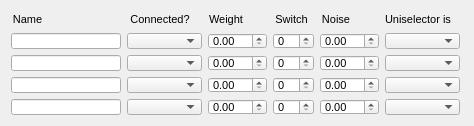
  <widget class="QWidget" name="layoutWidget_12">
   <property name="geometry">
    <rect>
     <x>9</x>
     <y>650</y>
     <width>466</width>
     <height>108</height>
    </rect>
   </property>
   <layout class="QHBoxLayout" name="horizontalLayout_22">
    <item>
     <layout class="QVBoxLayout" name="verticalLayout_58">
      <item>
       <widget class="QLabel" name="label_64">
        <property name="sizePolicy">
         <sizepolicy hsizetype="Fixed" vsizetype="Preferred">
          <horstretch>0</horstretch>
          <verstretch>0</verstretch>
         </sizepolicy>
        </property>
        <property name="minimumSize">
         <size>
          <width>33</width>
          <height>16</height>
         </size>
        </property>
        <property name="maximumSize">
         <size>
          <width>33</width>
          <height>16</height>
         </size>
        </property>
        <property name="font">
         <font>
          <pointsize>8</pointsize>
         </font>
        </property>
        <property name="text">
         <string>Name</string>
        </property>
        <property name="alignment">
         <set>Qt::AlignCenter</set>
        </property>
       </widget>
      </item>
      <item>
       <widget class="QLineEdit" name="uni1Unit1ConnNameLineEdit_5">
        <property name="sizePolicy">
         <sizepolicy hsizetype="Fixed" vsizetype="Fixed">
          <horstretch>0</horstretch>
          <verstretch>0</verstretch>
         </sizepolicy>
        </property>
        <property name="minimumSize">
         <size>
          <width>110</width>
          <height>16</height>
         </size>
        </property>
        <property name="maximumSize">
         <size>
          <width>110</width>
          <height>16</height>
         </size>
        </property>
        <property name="font">
         <font>
          <pointsize>8</pointsize>
         </font>
        </property>
       </widget>
      </item>
      <item>
       <widget class="QLineEdit" name="uni1Unit2ConnNameLineEdit_5">
        <property name="sizePolicy">
         <sizepolicy hsizetype="Fixed" vsizetype="Fixed">
          <horstretch>0</horstretch>
          <verstretch>0</verstretch>
         </sizepolicy>
        </property>
        <property name="minimumSize">
         <size>
          <width>110</width>
          <height>16</height>
         </size>
        </property>
        <property name="maximumSize">
         <size>
          <width>110</width>
          <height>16</height>
         </size>
        </property>
        <property name="font">
         <font>
          <pointsize>8</pointsize>
         </font>
        </property>
       </widget>
      </item>
      <item>
       <widget class="QLineEdit" name="uni1Unit3ConnNameLineEdit_5">
        <property name="sizePolicy">
         <sizepolicy hsizetype="Fixed" vsizetype="Fixed">
          <horstretch>0</horstretch>
          <verstretch>0</verstretch>
         </sizepolicy>
        </property>
        <property name="minimumSize">
         <size>
          <width>110</width>
          <height>16</height>
         </size>
        </property>
        <property name="maximumSize">
         <size>
          <width>110</width>
          <height>16</height>
         </size>
        </property>
        <property name="font">
         <font>
          <pointsize>8</pointsize>
         </font>
        </property>
       </widget>
      </item>
      <item>
       <widget class="QLineEdit" name="uni1Unit4ConnNameLineEdit_5">
        <property name="sizePolicy">
         <sizepolicy hsizetype="Fixed" vsizetype="Fixed">
          <horstretch>0</horstretch>
          <verstretch>0</verstretch>
         </sizepolicy>
        </property>
        <property name="minimumSize">
         <size>
          <width>110</width>
          <height>16</height>
         </size>
        </property>
        <property name="maximumSize">
         <size>
          <width>110</width>
          <height>16</height>
         </size>
        </property>
        <property name="font">
         <font>
          <pointsize>8</pointsize>
         </font>
        </property>
       </widget>
      </item>
     </layout>
    </item>
    <item>
     <layout class="QVBoxLayout" name="verticalLayout_59">
      <item>
       <widget class="QLabel" name="label_65">
        <property name="sizePolicy">
         <sizepolicy hsizetype="Fixed" vsizetype="Preferred">
          <horstretch>0</horstretch>
          <verstretch>0</verstretch>
         </sizepolicy>
        </property>
        <property name="minimumSize">
         <size>
          <width>66</width>
          <height>16</height>
         </size>
        </property>
        <property name="maximumSize">
         <size>
          <width>66</width>
          <height>16</height>
         </size>
        </property>
        <property name="font">
         <font>
          <pointsize>8</pointsize>
         </font>
        </property>
        <property name="text">
         <string>Connected?</string>
        </property>
        <property name="alignment">
         <set>Qt::AlignCenter</set>
        </property>
       </widget>
      </item>
      <item>
       <widget class="QComboBox" name="unit1unit1ConnectedComboBox_5">
        <property name="sizePolicy">
         <sizepolicy hsizetype="Fixed" vsizetype="Fixed">
          <horstretch>0</horstretch>
          <verstretch>0</verstretch>
         </sizepolicy>
        </property>
        <property name="minimumSize">
         <size>
          <width>75</width>
          <height>16</height>
         </size>
        </property>
        <property name="maximumSize">
         <size>
          <width>75</width>
          <height>16</height>
         </size>
        </property>
        <property name="font">
         <font>
          <pointsize>8</pointsize>
         </font>
        </property>
       </widget>
      </item>
      <item>
       <widget class="QComboBox" name="unit1unit2ConnectedComboBox_5">
        <property name="sizePolicy">
         <sizepolicy hsizetype="Fixed" vsizetype="Fixed">
          <horstretch>0</horstretch>
          <verstretch>0</verstretch>
         </sizepolicy>
        </property>
        <property name="minimumSize">
         <size>
          <width>75</width>
          <height>16</height>
         </size>
        </property>
        <property name="maximumSize">
         <size>
          <width>75</width>
          <height>16</height>
         </size>
        </property>
        <property name="font">
         <font>
          <pointsize>8</pointsize>
         </font>
        </property>
       </widget>
      </item>
      <item>
       <widget class="QComboBox" name="unit1unit3ConnectedComboBox_5">
        <property name="sizePolicy">
         <sizepolicy hsizetype="Fixed" vsizetype="Fixed">
          <horstretch>0</horstretch>
          <verstretch>0</verstretch>
         </sizepolicy>
        </property>
        <property name="minimumSize">
         <size>
          <width>75</width>
          <height>16</height>
         </size>
        </property>
        <property name="maximumSize">
         <size>
          <width>75</width>
          <height>16</height>
         </size>
        </property>
        <property name="font">
         <font>
          <pointsize>8</pointsize>
         </font>
        </property>
       </widget>
      </item>
      <item>
       <widget class="QComboBox" name="unit1unit4ConnectedComboBox_5">
        <property name="sizePolicy">
         <sizepolicy hsizetype="Fixed" vsizetype="Fixed">
          <horstretch>0</horstretch>
          <verstretch>0</verstretch>
         </sizepolicy>
        </property>
        <property name="minimumSize">
         <size>
          <width>75</width>
          <height>16</height>
         </size>
        </property>
        <property name="maximumSize">
         <size>
          <width>75</width>
          <height>16</height>
         </size>
        </property>
        <property name="font">
         <font>
          <pointsize>8</pointsize>
         </font>
        </property>
       </widget>
      </item>
     </layout>
    </item>
    <item>
     <layout class="QVBoxLayout" name="verticalLayout_60">
      <item>
       <widget class="QLabel" name="label_66">
        <property name="sizePolicy">
         <sizepolicy hsizetype="Fixed" vsizetype="Preferred">
          <horstretch>0</horstretch>
          <verstretch>0</verstretch>
         </sizepolicy>
        </property>
        <property name="minimumSize">
         <size>
          <width>36</width>
          <height>16</height>
         </size>
        </property>
        <property name="maximumSize">
         <size>
          <width>36</width>
          <height>16</height>
         </size>
        </property>
        <property name="font">
         <font>
          <pointsize>8</pointsize>
         </font>
        </property>
        <property name="text">
         <string>Weight</string>
        </property>
        <property name="alignment">
         <set>Qt::AlignCenter</set>
        </property>
       </widget>
      </item>
      <item>
       <widget class="QDoubleSpinBox" name="unit1Unit1WeightDoubleSpinBox_5">
        <property name="sizePolicy">
         <sizepolicy hsizetype="Fixed" vsizetype="Fixed">
          <horstretch>0</horstretch>
          <verstretch>0</verstretch>
         </sizepolicy>
        </property>
        <property name="minimumSize">
         <size>
          <width>59</width>
          <height>16</height>
         </size>
        </property>
        <property name="maximumSize">
         <size>
          <width>59</width>
          <height>16</height>
         </size>
        </property>
        <property name="font">
         <font>
          <pointsize>8</pointsize>
         </font>
        </property>
       </widget>
      </item>
      <item>
       <widget class="QDoubleSpinBox" name="unit1Unit2WeightDoubleSpinBox_5">
        <property name="sizePolicy">
         <sizepolicy hsizetype="Fixed" vsizetype="Fixed">
          <horstretch>0</horstretch>
          <verstretch>0</verstretch>
         </sizepolicy>
        </property>
        <property name="minimumSize">
         <size>
          <width>59</width>
          <height>16</height>
         </size>
        </property>
        <property name="maximumSize">
         <size>
          <width>59</width>
          <height>16</height>
         </size>
        </property>
        <property name="font">
         <font>
          <pointsize>8</pointsize>
         </font>
        </property>
       </widget>
      </item>
      <item>
       <widget class="QDoubleSpinBox" name="unit1Unit3WeightDoubleSpinBox_5">
        <property name="sizePolicy">
         <sizepolicy hsizetype="Fixed" vsizetype="Fixed">
          <horstretch>0</horstretch>
          <verstretch>0</verstretch>
         </sizepolicy>
        </property>
        <property name="minimumSize">
         <size>
          <width>59</width>
          <height>16</height>
         </size>
        </property>
        <property name="maximumSize">
         <size>
          <width>59</width>
          <height>16</height>
         </size>
        </property>
        <property name="font">
         <font>
          <pointsize>8</pointsize>
         </font>
        </property>
       </widget>
      </item>
      <item>
       <widget class="QDoubleSpinBox" name="unit1Unit4WeightDoubleSpinBox_5">
        <property name="sizePolicy">
         <sizepolicy hsizetype="Fixed" vsizetype="Fixed">
          <horstretch>0</horstretch>
          <verstretch>0</verstretch>
         </sizepolicy>
        </property>
        <property name="minimumSize">
         <size>
          <width>59</width>
          <height>16</height>
         </size>
        </property>
        <property name="maximumSize">
         <size>
          <width>59</width>
          <height>16</height>
         </size>
        </property>
        <property name="font">
         <font>
          <pointsize>8</pointsize>
         </font>
        </property>
       </widget>
      </item>
     </layout>
    </item>
    <item>
     <layout class="QVBoxLayout" name="verticalLayout_61">
      <item>
       <widget class="QLabel" name="label_67">
        <property name="sizePolicy">
         <sizepolicy hsizetype="Fixed" vsizetype="Preferred">
          <horstretch>0</horstretch>
          <verstretch>0</verstretch>
         </sizepolicy>
        </property>
        <property name="minimumSize">
         <size>
          <width>37</width>
          <height>16</height>
         </size>
        </property>
        <property name="maximumSize">
         <size>
          <width>37</width>
          <height>16</height>
         </size>
        </property>
        <property name="font">
         <font>
          <pointsize>8</pointsize>
         </font>
        </property>
        <property name="text">
         <string>Switch</string>
        </property>
        <property name="alignment">
         <set>Qt::AlignCenter</set>
        </property>
       </widget>
      </item>
      <item>
       <widget class="QSpinBox" name="unit1Unit1SwitchSpinBox_9">
        <property name="sizePolicy">
         <sizepolicy hsizetype="Fixed" vsizetype="Fixed">
          <horstretch>0</horstretch>
          <verstretch>0</verstretch>
         </sizepolicy>
        </property>
        <property name="minimumSize">
         <size>
          <width>41</width>
          <height>16</height>
         </size>
        </property>
        <property name="maximumSize">
         <size>
          <width>41</width>
          <height>16</height>
         </size>
        </property>
        <property name="font">
         <font>
          <pointsize>8</pointsize>
         </font>
        </property>
       </widget>
      </item>
      <item>
       <widget class="QSpinBox" name="unit1Unit2SwitchSpinBox_5">
        <property name="sizePolicy">
         <sizepolicy hsizetype="Fixed" vsizetype="Fixed">
          <horstretch>0</horstretch>
          <verstretch>0</verstretch>
         </sizepolicy>
        </property>
        <property name="minimumSize">
         <size>
          <width>41</width>
          <height>16</height>
         </size>
        </property>
        <property name="maximumSize">
         <size>
          <width>41</width>
          <height>16</height>
         </size>
        </property>
        <property name="font">
         <font>
          <pointsize>8</pointsize>
         </font>
        </property>
       </widget>
      </item>
      <item>
       <widget class="QSpinBox" name="unit1Unit3SwitchSpinBox_5">
        <property name="sizePolicy">
         <sizepolicy hsizetype="Fixed" vsizetype="Fixed">
          <horstretch>0</horstretch>
          <verstretch>0</verstretch>
         </sizepolicy>
        </property>
        <property name="minimumSize">
         <size>
          <width>41</width>
          <height>16</height>
         </size>
        </property>
        <property name="maximumSize">
         <size>
          <width>41</width>
          <height>16</height>
         </size>
        </property>
        <property name="font">
         <font>
          <pointsize>8</pointsize>
         </font>
        </property>
       </widget>
      </item>
      <item>
       <widget class="QSpinBox" name="unit1Unit1SwitchSpinBox_10">
        <property name="sizePolicy">
         <sizepolicy hsizetype="Fixed" vsizetype="Fixed">
          <horstretch>0</horstretch>
          <verstretch>0</verstretch>
         </sizepolicy>
        </property>
        <property name="minimumSize">
         <size>
          <width>41</width>
          <height>16</height>
         </size>
        </property>
        <property name="maximumSize">
         <size>
          <width>41</width>
          <height>16</height>
         </size>
        </property>
        <property name="font">
         <font>
          <pointsize>8</pointsize>
         </font>
        </property>
       </widget>
      </item>
     </layout>
    </item>
    <item>
     <layout class="QVBoxLayout" name="verticalLayout_62">
      <item>
       <widget class="QLabel" name="label_68">
        <property name="sizePolicy">
         <sizepolicy hsizetype="Fixed" vsizetype="Preferred">
          <horstretch>0</horstretch>
          <verstretch>0</verstretch>
         </sizepolicy>
        </property>
        <property name="minimumSize">
         <size>
          <width>32</width>
          <height>16</height>
         </size>
        </property>
        <property name="maximumSize">
         <size>
          <width>32</width>
          <height>16</height>
         </size>
        </property>
        <property name="font">
         <font>
          <pointsize>8</pointsize>
         </font>
        </property>
        <property name="text">
         <string>Noise</string>
        </property>
        <property name="alignment">
         <set>Qt::AlignCenter</set>
        </property>
       </widget>
      </item>
      <item>
       <widget class="QDoubleSpinBox" name="doubleSpinBox_18">
        <property name="sizePolicy">
         <sizepolicy hsizetype="Fixed" vsizetype="Fixed">
          <horstretch>0</horstretch>
          <verstretch>0</verstretch>
         </sizepolicy>
        </property>
        <property name="minimumSize">
         <size>
          <width>59</width>
          <height>16</height>
         </size>
        </property>
        <property name="maximumSize">
         <size>
          <width>59</width>
          <height>16</height>
         </size>
        </property>
        <property name="font">
         <font>
          <pointsize>8</pointsize>
         </font>
        </property>
       </widget>
      </item>
      <item>
       <widget class="QDoubleSpinBox" name="doubleSpinBox_19">
        <property name="sizePolicy">
         <sizepolicy hsizetype="Fixed" vsizetype="Fixed">
          <horstretch>0</horstretch>
          <verstretch>0</verstretch>
         </sizepolicy>
        </property>
        <property name="minimumSize">
         <size>
          <width>59</width>
          <height>16</height>
         </size>
        </property>
        <property name="maximumSize">
         <size>
          <width>59</width>
          <height>16</height>
         </size>
        </property>
        <property name="font">
         <font>
          <pointsize>8</pointsize>
         </font>
        </property>
       </widget>
      </item>
      <item>
       <widget class="QDoubleSpinBox" name="doubleSpinBox_20">
        <property name="sizePolicy">
         <sizepolicy hsizetype="Fixed" vsizetype="Fixed">
          <horstretch>0</horstretch>
          <verstretch>0</verstretch>
         </sizepolicy>
        </property>
        <property name="minimumSize">
         <size>
          <width>59</width>
          <height>16</height>
         </size>
        </property>
        <property name="maximumSize">
         <size>
          <width>59</width>
          <height>16</height>
         </size>
        </property>
        <property name="font">
         <font>
          <pointsize>8</pointsize>
         </font>
        </property>
       </widget>
      </item>
      <item>
       <widget class="QDoubleSpinBox" name="doubleSpinBox_21">
        <property name="sizePolicy">
         <sizepolicy hsizetype="Fixed" vsizetype="Fixed">
          <horstretch>0</horstretch>
          <verstretch>0</verstretch>
         </sizepolicy>
        </property>
        <property name="minimumSize">
         <size>
          <width>59</width>
          <height>16</height>
         </size>
        </property>
        <property name="maximumSize">
         <size>
          <width>59</width>
          <height>16</height>
         </size>
        </property>
        <property name="font">
         <font>
          <pointsize>8</pointsize>
         </font>
        </property>
       </widget>
      </item>
     </layout>
    </item>
    <item>
     <layout class="QVBoxLayout" name="verticalLayout_63">
      <item>
       <widget class="QLabel" name="label_69">
        <property name="sizePolicy">
         <sizepolicy hsizetype="Fixed" vsizetype="Preferred">
          <horstretch>0</horstretch>
          <verstretch>0</verstretch>
         </sizepolicy>
        </property>
        <property name="minimumSize">
         <size>
          <width>78</width>
          <height>16</height>
         </size>
        </property>
        <property name="maximumSize">
         <size>
          <width>78</width>
          <height>16</height>
         </size>
        </property>
        <property name="font">
         <font>
          <pointsize>8</pointsize>
         </font>
        </property>
        <property name="text">
         <string>Uniselector is</string>
        </property>
       </widget>
      </item>
      <item>
       <widget class="QComboBox" name="comboBox_17">
        <property name="sizePolicy">
         <sizepolicy hsizetype="Fixed" vsizetype="Fixed">
          <horstretch>0</horstretch>
          <verstretch>0</verstretch>
         </sizepolicy>
        </property>
        <property name="minimumSize">
         <size>
          <width>75</width>
          <height>16</height>
         </size>
        </property>
        <property name="maximumSize">
         <size>
          <width>75</width>
          <height>16</height>
         </size>
        </property>
        <property name="font">
         <font>
          <pointsize>8</pointsize>
         </font>
        </property>
       </widget>
      </item>
      <item>
       <widget class="QComboBox" name="comboBox_18">
        <property name="sizePolicy">
         <sizepolicy hsizetype="Fixed" vsizetype="Fixed">
          <horstretch>0</horstretch>
          <verstretch>0</verstretch>
         </sizepolicy>
        </property>
        <property name="minimumSize">
         <size>
          <width>75</width>
          <height>16</height>
         </size>
        </property>
        <property name="maximumSize">
         <size>
          <width>75</width>
          <height>16</height>
         </size>
        </property>
        <property name="font">
         <font>
          <pointsize>8</pointsize>
         </font>
        </property>
       </widget>
      </item>
      <item>
       <widget class="QComboBox" name="comboBox_19">
        <property name="sizePolicy">
         <sizepolicy hsizetype="Fixed" vsizetype="Fixed">
          <horstretch>0</horstretch>
          <verstretch>0</verstretch>
         </sizepolicy>
        </property>
        <property name="minimumSize">
         <size>
          <width>75</width>
          <height>16</height>
         </size>
        </property>
        <property name="maximumSize">
         <size>
          <width>75</width>
          <height>16</height>
         </size>
        </property>
        <property name="font">
         <font>
          <pointsize>8</pointsize>
         </font>
        </property>
       </widget>
      </item>
      <item>
       <widget class="QComboBox" name="comboBox_20">
        <property name="sizePolicy">
         <sizepolicy hsizetype="Fixed" vsizetype="Fixed">
          <horstretch>0</horstretch>
          <verstretch>0</verstretch>
         </sizepolicy>
        </property>
        <property name="minimumSize">
         <size>
          <width>75</width>
          <height>16</height>
         </size>
        </property>
        <property name="maximumSize">
         <size>
          <width>75</width>
          <height>16</height>
         </size>
        </property>
        <property name="font">
         <font>
          <pointsize>8</pointsize>
         </font>
        </property>
       </widget>
      </item>
     </layout>
    </item>
   </layout>
  </widget>
